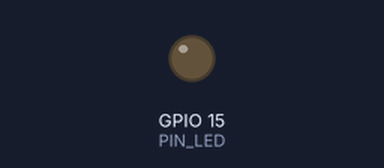
Simulated run of this sketch. Board: ESP32. On the bench: output pins drawn as LEDs (lit = HIGH). WiFi joins after 1.5 s; servers stay silent unless stated; random numbers use the default seed unless the sketch sets one; no MQTT or app messages arrive unless stated; what the sketch prints to the serial monitor is not drawn.

Above: at 2.11 s.
At 18.71 s:
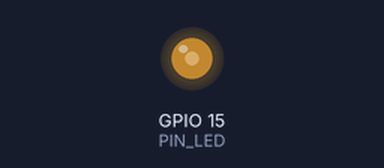
At 27.38 s:
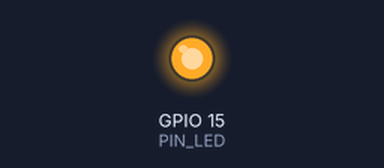
At 36.35 s:
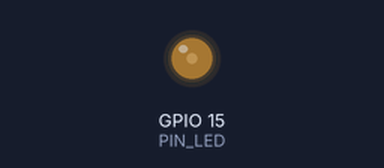
Timing chart, 0 to 40.0 s (numbered marks = the images above):
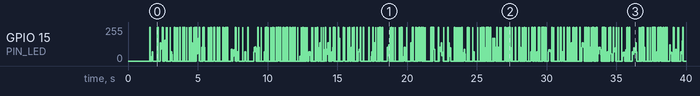

The sketch:

iot-esp32-global.ino
```cpp
#include <WiFi.h>
#include <ArduinoJson.h>
#include <PubSubClient.h>

// Configurações de WiFi
const char *SSID = "Wokwi-GUEST";
const char *PASSWORD = "";  // Substitua pela sua senha

// Configurações de MQTT
const char *BROKER_MQTT = "broker.hivemq.com";
const int BROKER_PORT = 1883;
const char *ID_MQTT = "esp32_mqtt";
const char *TOPIC_PUBLISH_ALERT = "fiap/iot/alert";
const char *TOPIC_PUBLISH_CONSUMO = "fiap/iot/consumo";

// Configurações de Hardware
#define PIN_LED 15
#define PUBLISH_DELAY 2000  // Intervalo de publicação em milissegundos
#define CONSUMO_PICO 1.5    // Defina o limite de pico em kWh

// Configurações de Conversão
#define MAX_POTENCIA_W 2000  // Potência máxima em Watts simulada

unsigned long publishUpdate = 0;  // Variável para controlar o tempo de publicação
float totalEnergy = 0.0;          // Energia acumulada em kWh
float lastPower = 0.0;            // Potência da última leitura

WiFiClient espClient;
PubSubClient MQTT(espClient);

// Protótipos de funções
void initWiFi();
void initMQTT();
void checkWiFIAndMQTT();
void reconnectWiFi();
void reconnectMQTT();

void initWiFi() {
  Serial.print("Conectando com a rede: ");
  Serial.println(SSID);
  WiFi.begin(SSID, PASSWORD);

  while (WiFi.status() != WL_CONNECTED) {
    delay(100);
    Serial.print(".");
  }

  Serial.println();
  Serial.print("Conectado com sucesso: ");
  Serial.println(SSID);
  Serial.print("IP: ");
  Serial.println(WiFi.localIP());
}

void initMQTT() {
  MQTT.setServer(BROKER_MQTT, BROKER_PORT);
}

void checkWiFIAndMQTT() {
  if (WiFi.status() != WL_CONNECTED) reconnectWiFi();
  if (!MQTT.connected()) reconnectMQTT();
}

void reconnectWiFi() {
  if (WiFi.status() == WL_CONNECTED) return;

  WiFi.begin(SSID, PASSWORD);

  while (WiFi.status() != WL_CONNECTED) {
    delay(100);
    Serial.print(".");
  }

  Serial.println();
  Serial.print("Wifi conectado com sucesso: ");
  Serial.println(WiFi.localIP());
}

void reconnectMQTT() {
  while (!MQTT.connected()) {
    Serial.print("Tentando conectar com o Broker MQTT: ");
    Serial.println(BROKER_MQTT);

    if (MQTT.connect(ID_MQTT)) {
      Serial.println("Conectado ao broker MQTT!");
    } else {
      Serial.println("Falha na conexão com MQTT. Tentando novamente em 2 segundos.");
      delay(2000);
    }
  }
}

void setup() {
  Serial.begin(115200);
  pinMode(PIN_LED, OUTPUT);
  digitalWrite(PIN_LED, LOW);
  initWiFi();
  initMQTT();

  // Inicializa a semente para valores aleatórios
  randomSeed(analogRead(0));
}

void loop() {
  checkWiFIAndMQTT();
  MQTT.loop();

  // Simula leitura de potência em Watts (valores aleatórios)
  float power = random(100, 2000);  // Potência simulada em Watts

  // Cálculo de energia acumulada (kWh)
  float energyIncrement = (power * (PUBLISH_DELAY / 3600000.0)) / 1000.0;  // Incremento em kWh
  totalEnergy += energyIncrement;

  // Exibição no console
  Serial.printf("Potência atual: %.2f W\n", power);
  Serial.printf("Consumo total acumulado: %.4f kWh\n", totalEnergy);

  // Verificação de pico de consumo
  if (power > (CONSUMO_PICO * 1000) && lastPower <= (CONSUMO_PICO * 1000)) {
    Serial.println("Pico de consumo detectado!");
    digitalWrite(PIN_LED, HIGH);  // Acende o LED para indicar o pico

    // Publica alerta no MQTT
    StaticJsonDocument<200> doc;
    doc["alert"] = "Pico de consumo detectado!";
    char buffer[200];
    serializeJson(doc, buffer);
    MQTT.publish(TOPIC_PUBLISH_ALERT, buffer);
  }

  // Se o consumo cair abaixo do limiar de pico, apaga o LED
  if (power <= (CONSUMO_PICO * 1000)) {
    digitalWrite(PIN_LED, LOW);
  }

  // Publica os dados de consumo a cada intervalo
  if ((millis() - publishUpdate) >= PUBLISH_DELAY) {
    publishUpdate = millis();

    StaticJsonDocument<200> doc;
    doc["power"] = power;         // Potência atual (W)
    doc["totalEnergy"] = totalEnergy;  // Energia acumulada (kWh)
    char buffer[200];
    serializeJson(doc, buffer);
    MQTT.publish(TOPIC_PUBLISH_CONSUMO, buffer);
    Serial.println("Dados publicados no MQTT:");
    Serial.println(buffer);
  }

  lastPower = power;  // Atualiza a última potência lida
}
```
